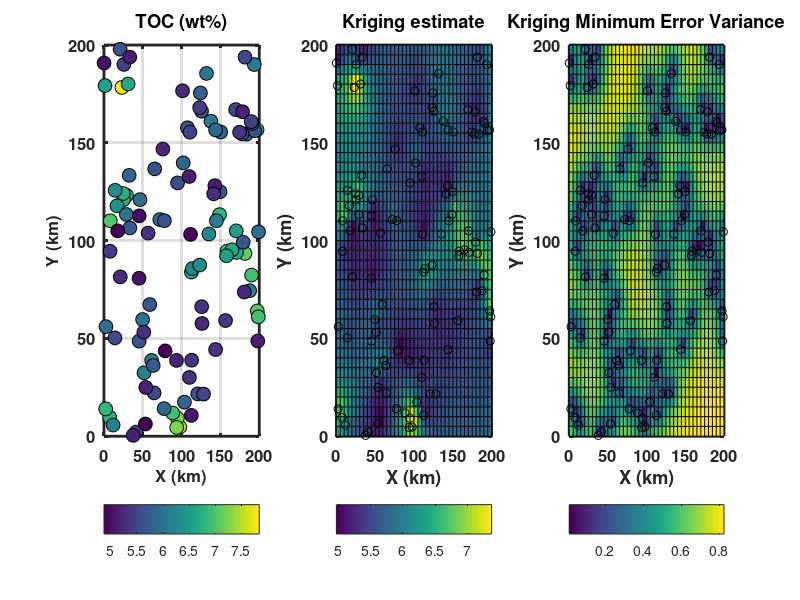

Write the MATLAB code that produced this figure.
% Kriging  
% Modified from Matlab Recipes for earth sciences

clear all;
close all;
clc;

load TOC_Spatial.mat

% Change number of data points used for Kriging
x=x(1:end-40);
y=y(1:end-40);
z=z(1:end-40);

[X1,X2] = meshgrid(x);
[Y1,Y2] = meshgrid(y);
[Z1,Z2] = meshgrid(z);

H = sqrt((X1 - X2).^2 + (Y1 - Y2).^2);
B = 0.5*(Z1 - Z2).^2; 

%% Variogram Model
% you can change this model based on the variogram you estimated in
% "Code03_Variogram_UnequallySpaced" code

% Exponential model with nugget
nugget = 0;
C = .8;
range = 45;
Var_mod_A = (nugget + C*(1 - exp(-3*H/range))).*(H>0);

% % Linear model with nugget
% nugget = 0;
% slope = 0.03;
% Var_mod_A = (nugget + slope*H).*(H>0);

% % Spherical model with nugget
% nugget = 0;
% C = 0.8;
% range = 45;
% Var_mod_A = nugget + (C*(1.5*H/range-0.5*(H/...
%    range).^3).*(H<=range)+ C*(H>range));


%% Ordinary Kriging
n = length(Var_mod_A);
Var_mod_A(:,n+1) = 1;
Var_mod_A(n+1,:) = 1;
Var_mod_A(n+1,n+1) = 0;

Var_A_inv = inv(Var_mod_A);

Max_lim = ceil(max(max(x),max(y)));
R = 0:5:Max_lim;
[Xg1,Xg2] = meshgrid(R,R);

Xg=reshape(Xg1,[],1);
Yg=reshape(Xg2,[],1);

Z_K = Xg*NaN;
min_error_var = Xg*NaN;

for k = 1:length(Xg)
    K_vec = ((x - Xg(k)).^2+(y - Yg(k)).^2).^0.5;
    % exponential model
    Var_B_K = (nugget + C*(1 - exp(-3*K_vec/range))).*(K_vec>0);
    Var_B_K(n+1) = 1; 
    E = Var_A_inv*Var_B_K; 
    Z_K(k) = sum(E(1:n,1).*z); 
    min_error_var(k) = sum(E(1:n,1).*Var_B_K(1:n,1))+E(n+1,1); 
end

r = length(R);
Z_Kriging = reshape(Z_K,r,r);
min_error_var_Kriging = reshape(min_error_var,r,r);

%% Ploting

figure;
grid on;box on;hold on
set(gcf,'color','white')
set(gca,'FontWeight','bold','FontSize',12,'LineWidth',2);

subplot(1,3,1)
grid on;box on;hold on
set(gca,'FontWeight','bold','FontSize',12,'LineWidth',2);
scatter(x,y,100,z,'filled','MarkerEdgeColor','k')
colorbar('SouthOutside')
xlabel('X (km)','fontsize',12,'fontweight','bold');
ylabel('Y (km)','fontsize',12,'fontweight','bold');
set(gca,'XGrid','on','YGrid','on','LineWidth',2);
title('TOC (wt%)');

subplot(1,3,2)
grid on;box on;hold on
set(gca,'FontWeight','bold','FontSize',12,'LineWidth',2);
pcolor(Xg1,Xg2,Z_Kriging)
colorbar('SouthOutside')
xlabel('X (km)')
ylabel('Y (km)')
title('Kriging estimate')
set(gca,'XGrid','on','YGrid','on','LineWidth',2);
hold on
plot(x,y,'ok')


subplot(1,3,3)
grid on;box on;hold on
set(gca,'FontWeight','bold','FontSize',12,'LineWidth',2);
pcolor(Xg1,Xg2,min_error_var_Kriging)
title('Kriging Minimum Error Variance')
xlabel('X (km)')
ylabel('Y (km)')
colorbar('SouthOutside')
plot(x,y,'ok')
